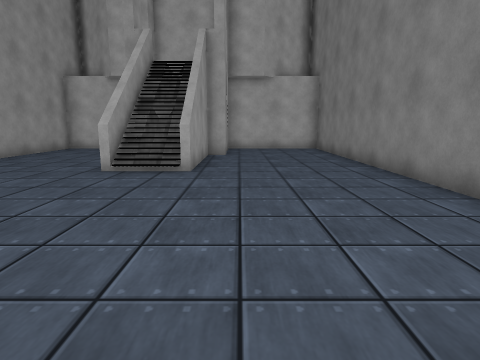
view 1 (above)

12 first-person views from a walk through a scene from a Unity 3-D project. The camera is 1.2 m above the floor, tilts 10° down and sees 75° across. The floor is counted in squares, 1 m on a side. Each view is taken from the middle of a square. On the plan, view 1 faces up. The plan holds only what a view shows up to about 13 squares ahead; the rest is blank. The place goes on beyond the plan. The player character is not drawn. Surface patterns are stand-ins for the level's own textures.

view 2
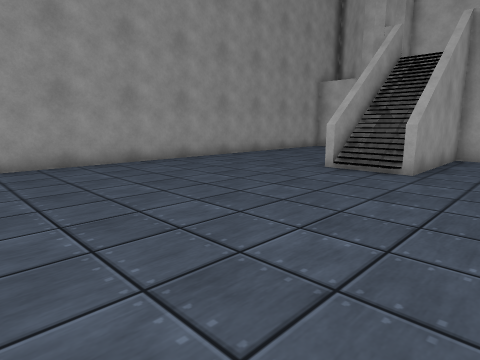

view 3
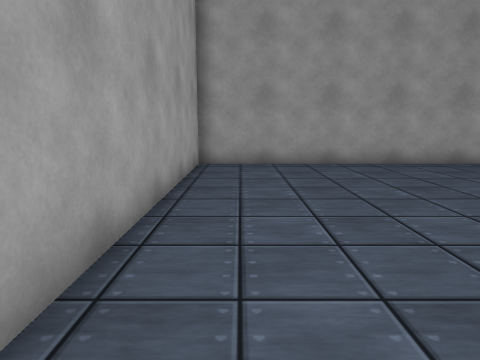

view 4
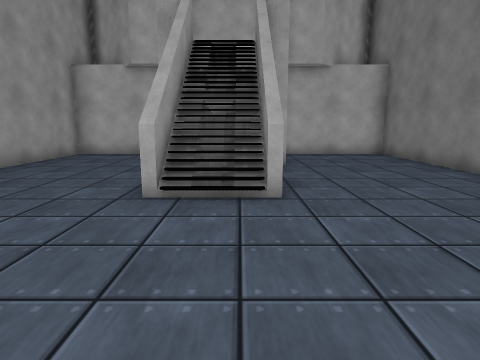

view 5
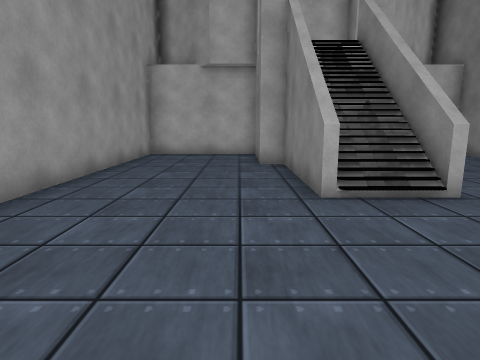

view 6
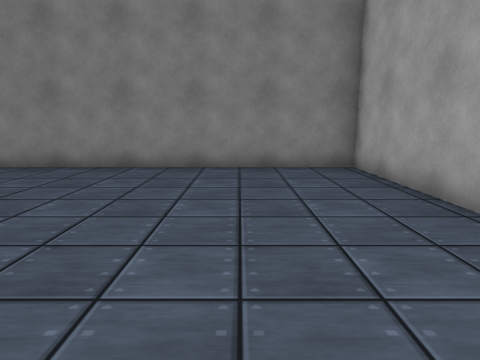

view 7
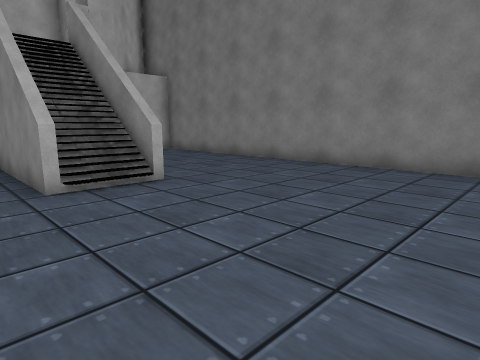

view 8
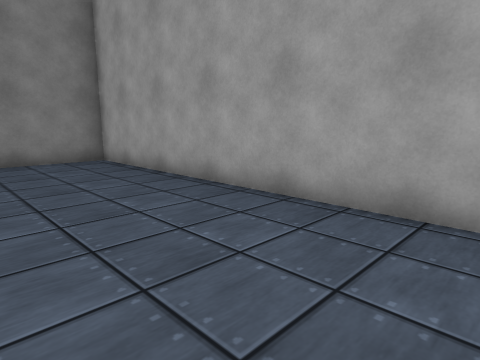

view 9
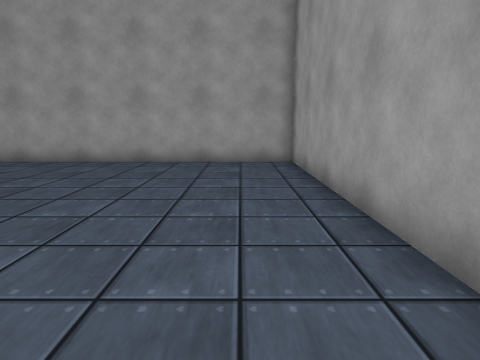

view 10
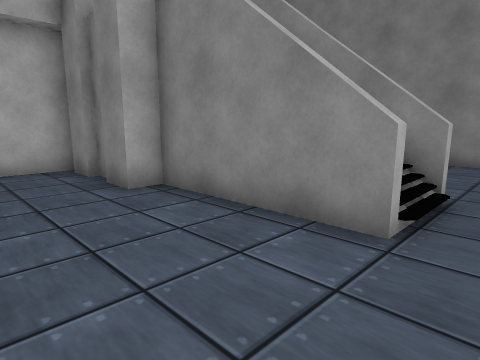

view 11
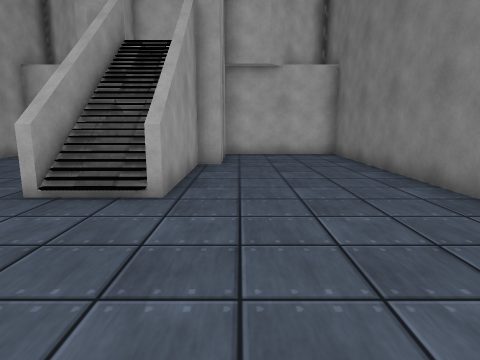

view 12
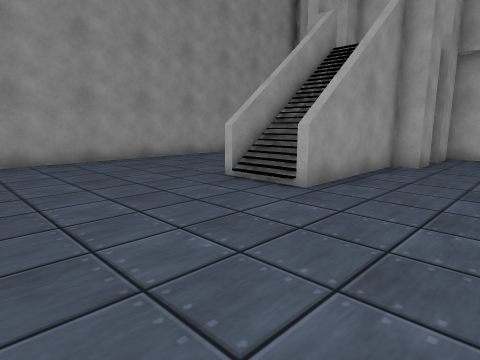

### Floor plan
Key: @ floor where view 1 was taken; # wall or solid block; . main floor; : floor 3.5 m higher than the main floor; / step, stairs or slope.
Columns run from 9 left of view 1 to 4 right of it. Each row starts with its distance up from view 1.
 16 ##############
 15 #....#  #....#
 14 #....#  /....#
 13 #....#:##....#
 12 #....#/#.....#
 11 #....#/#.....#
 10 #.....//.....#
  9 #....#/#.....#
  8 #.....//.....#
  7 #............#
  6 #............#
  5 #............#
  4 #............#
  3 #............#
  2 #............#
  1 #............#
  0 #........@...#
 -1 #............#
 -2 ##############

Where each view was taken, in squares from view 1:
view 1: 0 up, 0 right, facing up
view 2: 0 up, 1 right, facing up-left
view 3: 0 up, 1 right, facing left
view 4: 3 up, 2 left, facing up
view 5: 3 up, 5 left, facing up
view 6: 2 up, 5 left, facing right
view 7: 2 up, 5 left, facing up-right
view 8: 3 up, 7 left, facing down-right
view 9: 9 up, 7 left, facing down
view 10: 7 up, 7 left, facing up-right
view 11: 3 up, 0 right, facing up
view 12: 3 up, 2 right, facing up-left
